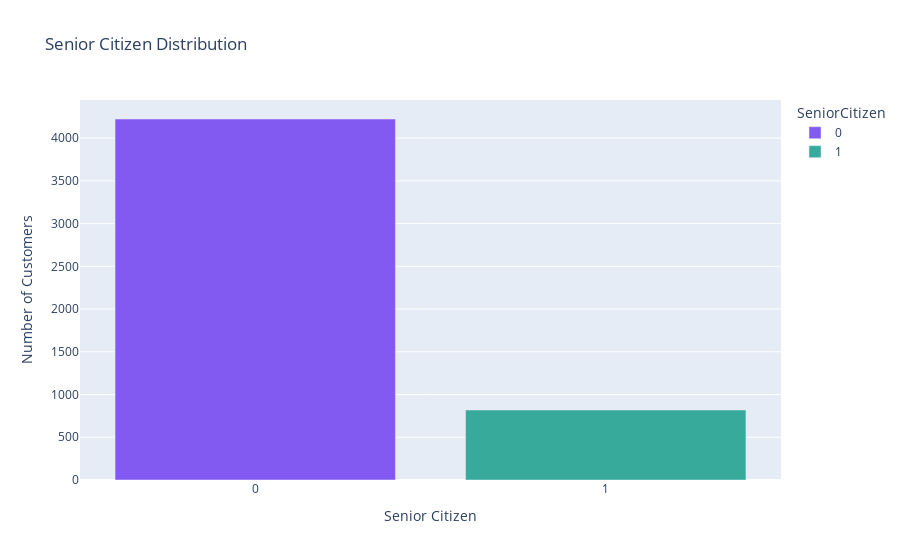

The notebook cell this image was saved under:
### Markdown cell above
# QUESTION THREE

##### DISTRIBUTION OF SENIOR CITIZEN STATUS: WHAT IS THE DISTRIBUTION OF SENIOR CITIZEN STATUS AMONG ALL CUSTOMERS?

### Code cell
# Calculate the distribution of 'SeniorCitizen' in the train dataset
citizen_distribution = train['SeniorCitizen'].astype('category').value_counts().reset_index(name = 'Count')

# Print the distribution
print(citizen_distribution)

# Plot the distribution
fig = px.bar(citizen_distribution, x='SeniorCitizen', y='Count', color='SeniorCitizen', title='Senior Citizen Distribution')

# Update layout
fig.update_layout(xaxis_tickmode='linear', xaxis_title='Senior Citizen', yaxis_title='Number of Customers')

# Show plot
fig.show()

### Figure 1 — Plotly figure (JSON) as saved in the notebook; plotly's stock layout.template omitted (floating-point values rounded to 4 significant figures)
{"data": [{"alignmentgroup": "True", "hovertemplate": "SeniorCitizen=%{x}<br>Count=%{y}<extra></extra>", "legendgroup": "0", "marker": {"color": "#835AF1", "pattern": {"shape": ""}}, "name": "0", "offsetgroup": "0", "orientation": "v", "showlegend": true, "textposition": "auto", "type": "bar", "x": [0], "xaxis": "x", "y": [4224], "yaxis": "y"}, {"alignmentgroup": "True", "hovertemplate": "SeniorCitizen=%{x}<br>Count=%{y}<extra></extra>", "legendgroup": "1", "marker": {"color": "#37AA9C", "pattern": {"shape": ""}}, "name": "1", "offsetgroup": "1", "orientation": "v", "showlegend": true, "textposition": "auto", "type": "bar", "x": [1], "xaxis": "x", "y": [819], "yaxis": "y"}], "layout": {"barmode": "relative", "legend": {"title": {"text": "SeniorCitizen"}, "tracegroupgap": 0}, "title": {"text": "Senior Citizen Distribution"}, "xaxis": {"anchor": "y", "categoryarray": [0, 1], "categoryorder": "array", "domain": [0, 1], "tickmode": "linear", "title": {"text": "Senior Citizen"}}, "yaxis": {"anchor": "x", "domain": [0, 1], "title": {"text": "Number of Customers"}}}}
